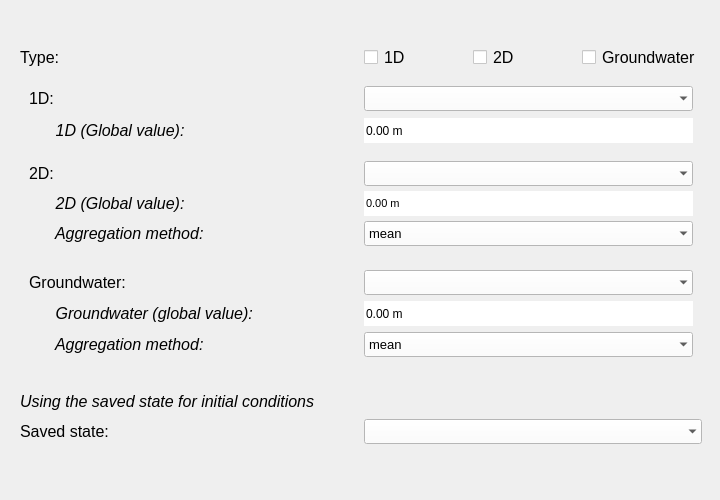
<?xml version="1.0" encoding="UTF-8"?>
<ui version="4.0">
 <class>Form</class>
 <widget class="QWidget" name="Form">
  <property name="geometry">
   <rect>
    <x>0</x>
    <y>0</y>
    <width>720</width>
    <height>500</height>
   </rect>
  </property>
  <property name="minimumSize">
   <size>
    <width>720</width>
    <height>0</height>
   </size>
  </property>
  <property name="palette">
   <palette>
    <active>
     <colorrole role="Button">
      <brush brushstyle="SolidPattern">
       <color alpha="255">
        <red>255</red>
        <green>255</green>
        <blue>255</blue>
       </color>
      </brush>
     </colorrole>
    </active>
    <inactive>
     <colorrole role="Button">
      <brush brushstyle="SolidPattern">
       <color alpha="255">
        <red>255</red>
        <green>255</green>
        <blue>255</blue>
       </color>
      </brush>
     </colorrole>
    </inactive>
    <disabled>
     <colorrole role="Button">
      <brush brushstyle="SolidPattern">
       <color alpha="255">
        <red>255</red>
        <green>255</green>
        <blue>255</blue>
       </color>
      </brush>
     </colorrole>
    </disabled>
   </palette>
  </property>
  <property name="font">
   <font>
    <family>Segoe UI</family>
   </font>
  </property>
  <property name="windowTitle">
   <string>Form</string>
  </property>
  <layout class="QGridLayout" name="gridLayout">
   <item row="0" column="0" colspan="3">
    <layout class="QVBoxLayout" name="svg_lout">
     <property name="bottomMargin">
      <number>0</number>
     </property>
    </layout>
   </item>
   <item row="1" column="0">
    <spacer name="verticalSpacer_2">
     <property name="orientation">
      <enum>Qt::Vertical</enum>
     </property>
     <property name="sizeType">
      <enum>QSizePolicy::Fixed</enum>
     </property>
     <property name="sizeHint" stdset="0">
      <size>
       <width>20</width>
       <height>25</height>
      </size>
     </property>
    </spacer>
   </item>
   <item row="6" column="1">
    <spacer name="verticalSpacer">
     <property name="orientation">
      <enum>Qt::Vertical</enum>
     </property>
     <property name="sizeHint" stdset="0">
      <size>
       <width>20</width>
       <height>40</height>
      </size>
     </property>
    </spacer>
   </item>
   <item row="2" column="0" colspan="3">
    <widget class="QWidget" name="default_init_widget" native="true">
     <property name="minimumSize">
      <size>
       <width>700</width>
       <height>0</height>
      </size>
     </property>
     <layout class="QGridLayout" name="gridLayout_4">
      <item row="0" column="0">
       <widget class="QLabel" name="label">
        <property name="minimumSize">
         <size>
          <width>300</width>
          <height>25</height>
         </size>
        </property>
        <property name="font">
         <font>
          <family>Segoe UI</family>
          <pointsize>12</pointsize>
         </font>
        </property>
        <property name="text">
         <string>Type:</string>
        </property>
       </widget>
      </item>
      <item row="0" column="1">
       <layout class="QHBoxLayout" name="horizontalLayout">
        <property name="leftMargin">
         <number>0</number>
        </property>
        <item>
         <widget class="QCheckBox" name="cb_1d">
          <property name="minimumSize">
           <size>
            <width>14</width>
            <height>14</height>
           </size>
          </property>
          <property name="maximumSize">
           <size>
            <width>14</width>
            <height>14</height>
           </size>
          </property>
          <property name="font">
           <font>
            <family>Segoe UI</family>
            <pointsize>12</pointsize>
           </font>
          </property>
          <property name="autoFillBackground">
           <bool>false</bool>
          </property>
          <property name="styleSheet">
           <string notr="true">QCheckBox{background-color: white;}</string>
          </property>
          <property name="text">
           <string/>
          </property>
          <property name="checkable">
           <bool>true</bool>
          </property>
          <property name="checked">
           <bool>false</bool>
          </property>
         </widget>
        </item>
        <item>
         <widget class="QLabel" name="label_4">
          <property name="minimumSize">
           <size>
            <width>50</width>
            <height>25</height>
           </size>
          </property>
          <property name="maximumSize">
           <size>
            <width>16777215</width>
            <height>16777215</height>
           </size>
          </property>
          <property name="font">
           <font>
            <pointsize>12</pointsize>
           </font>
          </property>
          <property name="text">
           <string>1D</string>
          </property>
         </widget>
        </item>
        <item>
         <widget class="QCheckBox" name="cb_2d">
          <property name="minimumSize">
           <size>
            <width>14</width>
            <height>14</height>
           </size>
          </property>
          <property name="maximumSize">
           <size>
            <width>14</width>
            <height>14</height>
           </size>
          </property>
          <property name="font">
           <font>
            <family>Segoe UI</family>
            <pointsize>12</pointsize>
           </font>
          </property>
          <property name="autoFillBackground">
           <bool>false</bool>
          </property>
          <property name="styleSheet">
           <string notr="true">QCheckBox{background-color: white;}</string>
          </property>
          <property name="text">
           <string/>
          </property>
         </widget>
        </item>
        <item>
         <widget class="QLabel" name="label_6">
          <property name="minimumSize">
           <size>
            <width>50</width>
            <height>25</height>
           </size>
          </property>
          <property name="maximumSize">
           <size>
            <width>16777215</width>
            <height>16777215</height>
           </size>
          </property>
          <property name="font">
           <font>
            <pointsize>12</pointsize>
           </font>
          </property>
          <property name="text">
           <string>2D</string>
          </property>
         </widget>
        </item>
        <item>
         <widget class="QCheckBox" name="cb_groundwater">
          <property name="minimumSize">
           <size>
            <width>14</width>
            <height>14</height>
           </size>
          </property>
          <property name="maximumSize">
           <size>
            <width>14</width>
            <height>14</height>
           </size>
          </property>
          <property name="font">
           <font>
            <family>Segoe UI</family>
            <pointsize>12</pointsize>
           </font>
          </property>
          <property name="autoFillBackground">
           <bool>false</bool>
          </property>
          <property name="styleSheet">
           <string notr="true">QCheckBox{background-color: white;}</string>
          </property>
          <property name="text">
           <string/>
          </property>
         </widget>
        </item>
        <item>
         <widget class="QLabel" name="label_9">
          <property name="minimumSize">
           <size>
            <width>100</width>
            <height>25</height>
           </size>
          </property>
          <property name="maximumSize">
           <size>
            <width>16777215</width>
            <height>16777215</height>
           </size>
          </property>
          <property name="font">
           <font>
            <pointsize>12</pointsize>
           </font>
          </property>
          <property name="text">
           <string>Groundwater</string>
          </property>
         </widget>
        </item>
       </layout>
      </item>
      <item row="1" column="0" colspan="2">
       <widget class="QWidget" name="d1_widget" native="true">
        <property name="minimumSize">
         <size>
          <width>680</width>
          <height>70</height>
         </size>
        </property>
        <property name="baseSize">
         <size>
          <width>0</width>
          <height>0</height>
         </size>
        </property>
        <layout class="QGridLayout" name="gridLayout_6">
         <property name="bottomMargin">
          <number>0</number>
         </property>
         <item row="0" column="2">
          <widget class="QComboBox" name="dd_1d">
           <property name="minimumSize">
            <size>
             <width>300</width>
             <height>25</height>
            </size>
           </property>
           <property name="maximumSize">
            <size>
             <width>16777215</width>
             <height>16777215</height>
            </size>
           </property>
           <property name="font">
            <font>
             <family>Segoe UI</family>
             <pointsize>10</pointsize>
            </font>
           </property>
           <property name="styleSheet">
            <string notr="true">QComboBox {background-color:white; selection-background-color: lightgray;}</string>
           </property>
           <property name="frame">
            <bool>false</bool>
           </property>
          </widget>
         </item>
         <item row="0" column="1">
          <widget class="QLabel" name="label_2">
           <property name="minimumSize">
            <size>
             <width>300</width>
             <height>25</height>
            </size>
           </property>
           <property name="maximumSize">
            <size>
             <width>16777215</width>
             <height>16777215</height>
            </size>
           </property>
           <property name="font">
            <font>
             <family>Segoe UI</family>
             <pointsize>12</pointsize>
            </font>
           </property>
           <property name="text">
            <string>1D:</string>
           </property>
          </widget>
         </item>
         <item row="1" column="2">
          <widget class="QDoubleSpinBox" name="sp_1d_global_value">
           <property name="minimumSize">
            <size>
             <width>300</width>
             <height>25</height>
            </size>
           </property>
           <property name="maximumSize">
            <size>
             <width>16777215</width>
             <height>16777215</height>
            </size>
           </property>
           <property name="font">
            <font/>
           </property>
           <property name="styleSheet">
            <string notr="true">QDoubleSpinBox {background-color:white; selection-background-color: lightgray;}</string>
           </property>
           <property name="frame">
            <bool>false</bool>
           </property>
           <property name="alignment">
            <set>Qt::AlignLeading|Qt::AlignLeft|Qt::AlignVCenter</set>
           </property>
           <property name="buttonSymbols">
            <enum>QAbstractSpinBox::NoButtons</enum>
           </property>
           <property name="prefix">
            <string/>
           </property>
           <property name="suffix">
            <string> m</string>
           </property>
           <property name="minimum">
            <double>-100000000000000005366162204393472.000000000000000</double>
           </property>
           <property name="maximum">
            <double>100000000000000004764729344.000000000000000</double>
           </property>
          </widget>
         </item>
         <item row="1" column="1">
          <widget class="QLabel" name="label_1d_gv">
           <property name="minimumSize">
            <size>
             <width>300</width>
             <height>25</height>
            </size>
           </property>
           <property name="maximumSize">
            <size>
             <width>16777215</width>
             <height>16777215</height>
            </size>
           </property>
           <property name="font">
            <font>
             <family>Segoe UI</family>
             <pointsize>12</pointsize>
             <italic>true</italic>
            </font>
           </property>
           <property name="text">
            <string>      1D (Global value):</string>
           </property>
           <property name="margin">
            <number>0</number>
           </property>
          </widget>
         </item>
        </layout>
       </widget>
      </item>
      <item row="2" column="0" colspan="2">
       <widget class="QWidget" name="d2_widget" native="true">
        <property name="minimumSize">
         <size>
          <width>680</width>
          <height>100</height>
         </size>
        </property>
        <property name="font">
         <font>
          <family>Segoe UI</family>
          <pointsize>12</pointsize>
         </font>
        </property>
        <layout class="QGridLayout" name="gridLayout_2">
         <item row="2" column="0">
          <widget class="QLabel" name="label_2d_gv">
           <property name="minimumSize">
            <size>
             <width>300</width>
             <height>25</height>
            </size>
           </property>
           <property name="maximumSize">
            <size>
             <width>16777215</width>
             <height>16777215</height>
            </size>
           </property>
           <property name="font">
            <font>
             <family>Segoe UI</family>
             <pointsize>12</pointsize>
             <italic>true</italic>
            </font>
           </property>
           <property name="text">
            <string>      2D (Global value):</string>
           </property>
          </widget>
         </item>
         <item row="1" column="2">
          <widget class="QComboBox" name="dd_2d">
           <property name="sizePolicy">
            <sizepolicy hsizetype="Preferred" vsizetype="Fixed">
             <horstretch>0</horstretch>
             <verstretch>0</verstretch>
            </sizepolicy>
           </property>
           <property name="minimumSize">
            <size>
             <width>300</width>
             <height>25</height>
            </size>
           </property>
           <property name="maximumSize">
            <size>
             <width>16777215</width>
             <height>16777215</height>
            </size>
           </property>
           <property name="font">
            <font>
             <family>Segoe UI</family>
             <pointsize>10</pointsize>
            </font>
           </property>
           <property name="styleSheet">
            <string notr="true">QComboBox {background-color:white; selection-background-color: lightgray;}</string>
           </property>
           <property name="frame">
            <bool>false</bool>
           </property>
          </widget>
         </item>
         <item row="3" column="0">
          <widget class="QLabel" name="label_2d_am">
           <property name="minimumSize">
            <size>
             <width>300</width>
             <height>25</height>
            </size>
           </property>
           <property name="font">
            <font>
             <italic>true</italic>
            </font>
           </property>
           <property name="text">
            <string>      Aggregation method:</string>
           </property>
          </widget>
         </item>
         <item row="2" column="2">
          <widget class="QDoubleSpinBox" name="sp_2d_global_value">
           <property name="minimumSize">
            <size>
             <width>300</width>
             <height>25</height>
            </size>
           </property>
           <property name="maximumSize">
            <size>
             <width>16777215</width>
             <height>16777215</height>
            </size>
           </property>
           <property name="font">
            <font>
             <family>Segoe UI</family>
             <pointsize>8</pointsize>
            </font>
           </property>
           <property name="styleSheet">
            <string notr="true">QDoubleSpinBox {background-color:white; selection-background-color: lightgray;}</string>
           </property>
           <property name="frame">
            <bool>false</bool>
           </property>
           <property name="alignment">
            <set>Qt::AlignLeading|Qt::AlignLeft|Qt::AlignVCenter</set>
           </property>
           <property name="buttonSymbols">
            <enum>QAbstractSpinBox::NoButtons</enum>
           </property>
           <property name="suffix">
            <string> m</string>
           </property>
           <property name="minimum">
            <double>-100000000000000005366162204393472.000000000000000</double>
           </property>
           <property name="maximum">
            <double>100000000000000004764729344.000000000000000</double>
           </property>
          </widget>
         </item>
         <item row="1" column="0">
          <widget class="QLabel" name="label_3">
           <property name="minimumSize">
            <size>
             <width>300</width>
             <height>25</height>
            </size>
           </property>
           <property name="maximumSize">
            <size>
             <width>16777215</width>
             <height>16777215</height>
            </size>
           </property>
           <property name="font">
            <font>
             <family>Segoe UI</family>
             <pointsize>12</pointsize>
            </font>
           </property>
           <property name="text">
            <string>2D:</string>
           </property>
          </widget>
         </item>
         <item row="3" column="2">
          <widget class="QComboBox" name="cb_2d_aggregation">
           <property name="minimumSize">
            <size>
             <width>300</width>
             <height>25</height>
            </size>
           </property>
           <property name="maximumSize">
            <size>
             <width>16777215</width>
             <height>16777215</height>
            </size>
           </property>
           <property name="font">
            <font>
             <family>Segoe UI</family>
             <pointsize>10</pointsize>
            </font>
           </property>
           <property name="styleSheet">
            <string notr="true">QComboBox {background-color:white; selection-background-color: lightgray;}</string>
           </property>
           <property name="frame">
            <bool>false</bool>
           </property>
           <item>
            <property name="text">
             <string>mean</string>
            </property>
           </item>
           <item>
            <property name="text">
             <string>max</string>
            </property>
           </item>
           <item>
            <property name="text">
             <string>min</string>
            </property>
           </item>
          </widget>
         </item>
        </layout>
       </widget>
      </item>
      <item row="3" column="0" colspan="2">
       <widget class="QWidget" name="groundwater_widget" native="true">
        <property name="minimumSize">
         <size>
          <width>680</width>
          <height>100</height>
         </size>
        </property>
        <layout class="QGridLayout" name="gridLayout_3">
         <item row="0" column="0">
          <widget class="QLabel" name="label_5">
           <property name="minimumSize">
            <size>
             <width>300</width>
             <height>25</height>
            </size>
           </property>
           <property name="maximumSize">
            <size>
             <width>16777215</width>
             <height>16777215</height>
            </size>
           </property>
           <property name="font">
            <font>
             <family>Segoe UI</family>
             <pointsize>12</pointsize>
            </font>
           </property>
           <property name="text">
            <string>Groundwater:</string>
           </property>
          </widget>
         </item>
         <item row="1" column="2">
          <widget class="QDoubleSpinBox" name="sp_gwater_global_value">
           <property name="minimumSize">
            <size>
             <width>300</width>
             <height>25</height>
            </size>
           </property>
           <property name="maximumSize">
            <size>
             <width>16777215</width>
             <height>16777215</height>
            </size>
           </property>
           <property name="styleSheet">
            <string notr="true">QDoubleSpinBox {background-color:white; selection-background-color: lightgray;}</string>
           </property>
           <property name="frame">
            <bool>false</bool>
           </property>
           <property name="alignment">
            <set>Qt::AlignLeading|Qt::AlignLeft|Qt::AlignVCenter</set>
           </property>
           <property name="buttonSymbols">
            <enum>QAbstractSpinBox::NoButtons</enum>
           </property>
           <property name="suffix">
            <string> m</string>
           </property>
           <property name="minimum">
            <double>-100000000000000005366162204393472.000000000000000</double>
           </property>
           <property name="maximum">
            <double>1000000000000000013287555072.000000000000000</double>
           </property>
          </widget>
         </item>
         <item row="1" column="0">
          <widget class="QLabel" name="label_gw_gv">
           <property name="minimumSize">
            <size>
             <width>300</width>
             <height>25</height>
            </size>
           </property>
           <property name="maximumSize">
            <size>
             <width>16777215</width>
             <height>16777215</height>
            </size>
           </property>
           <property name="font">
            <font>
             <family>Segoe UI</family>
             <pointsize>12</pointsize>
             <italic>true</italic>
            </font>
           </property>
           <property name="text">
            <string>      Groundwater (global value):</string>
           </property>
          </widget>
         </item>
         <item row="0" column="2">
          <widget class="QComboBox" name="dd_groundwater">
           <property name="minimumSize">
            <size>
             <width>300</width>
             <height>25</height>
            </size>
           </property>
           <property name="maximumSize">
            <size>
             <width>16777215</width>
             <height>16777215</height>
            </size>
           </property>
           <property name="font">
            <font>
             <family>Segoe UI</family>
             <pointsize>10</pointsize>
            </font>
           </property>
           <property name="styleSheet">
            <string notr="true">QComboBox {background-color:white; selection-background-color: lightgray;}</string>
           </property>
           <property name="frame">
            <bool>false</bool>
           </property>
          </widget>
         </item>
         <item row="2" column="2">
          <widget class="QComboBox" name="cb_gwater_aggregation">
           <property name="minimumSize">
            <size>
             <width>300</width>
             <height>25</height>
            </size>
           </property>
           <property name="maximumSize">
            <size>
             <width>16777215</width>
             <height>16777215</height>
            </size>
           </property>
           <property name="font">
            <font>
             <family>Segoe UI</family>
             <pointsize>10</pointsize>
            </font>
           </property>
           <property name="styleSheet">
            <string notr="true">QComboBox {background-color:white; selection-background-color: lightgray;}</string>
           </property>
           <property name="frame">
            <bool>false</bool>
           </property>
           <item>
            <property name="text">
             <string>mean</string>
            </property>
           </item>
           <item>
            <property name="text">
             <string>max</string>
            </property>
           </item>
           <item>
            <property name="text">
             <string>min</string>
            </property>
           </item>
          </widget>
         </item>
         <item row="2" column="0">
          <widget class="QLabel" name="label_gwater_am">
           <property name="minimumSize">
            <size>
             <width>300</width>
             <height>25</height>
            </size>
           </property>
           <property name="maximumSize">
            <size>
             <width>16777215</width>
             <height>16777215</height>
            </size>
           </property>
           <property name="font">
            <font>
             <pointsize>12</pointsize>
             <italic>true</italic>
            </font>
           </property>
           <property name="text">
            <string>      Aggregation method:</string>
           </property>
          </widget>
         </item>
        </layout>
       </widget>
      </item>
     </layout>
    </widget>
   </item>
   <item row="3" column="0" colspan="3">
    <widget class="QWidget" name="load_conditions_widget" native="true">
     <property name="minimumSize">
      <size>
       <width>700</width>
       <height>70</height>
      </size>
     </property>
     <layout class="QGridLayout" name="gridLayout_5">
      <item row="1" column="0">
       <widget class="QLabel" name="label_8">
        <property name="minimumSize">
         <size>
          <width>300</width>
          <height>25</height>
         </size>
        </property>
        <property name="maximumSize">
         <size>
          <width>16777215</width>
          <height>16777215</height>
         </size>
        </property>
        <property name="font">
         <font>
          <family>Segoe UI</family>
          <pointsize>12</pointsize>
         </font>
        </property>
        <property name="text">
         <string>Saved state:</string>
        </property>
       </widget>
      </item>
      <item row="1" column="1">
       <widget class="QComboBox" name="cb_saved_states">
        <property name="minimumSize">
         <size>
          <width>300</width>
          <height>25</height>
         </size>
        </property>
        <property name="maximumSize">
         <size>
          <width>16777215</width>
          <height>16777215</height>
         </size>
        </property>
        <property name="font">
         <font>
          <family>Segoe UI</family>
          <pointsize>10</pointsize>
         </font>
        </property>
        <property name="styleSheet">
         <string notr="true">QComboBox {background-color:white; selection-background-color: lightgray;}</string>
        </property>
        <property name="frame">
         <bool>false</bool>
        </property>
       </widget>
      </item>
      <item row="0" column="0">
       <widget class="QLabel" name="label_7">
        <property name="minimumSize">
         <size>
          <width>300</width>
          <height>25</height>
         </size>
        </property>
        <property name="maximumSize">
         <size>
          <width>16777215</width>
          <height>16777215</height>
         </size>
        </property>
        <property name="font">
         <font>
          <family>Segoe UI</family>
          <pointsize>12</pointsize>
          <italic>true</italic>
         </font>
        </property>
        <property name="text">
         <string>Using the saved state for initial conditions</string>
        </property>
       </widget>
      </item>
     </layout>
    </widget>
   </item>
  </layout>
 </widget>
 <resources/>
 <connections/>
</ui>
